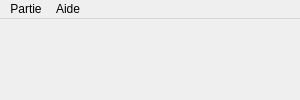
<?xml version="1.0" encoding="UTF-8"?>
<ui version="4.0">
 <class>PokerClientGui</class>
 <widget class="QMainWindow" name="PokerClientGui">
  <property name="geometry">
   <rect>
    <x>0</x>
    <y>0</y>
    <width>300</width>
    <height>100</height>
   </rect>
  </property>
  <property name="windowTitle">
   <string>Poker - Texas Hold'em</string>
  </property>
  <property name="windowIcon">
   <iconset resource="../images.qrc">
    <normaloff>:/img/logoPoker.png</normaloff>:/img/logoPoker.png</iconset>
  </property>
  <widget class="QWidget" name="centralWidget"/>
  <widget class="QMenuBar" name="menuBar">
   <property name="geometry">
    <rect>
     <x>0</x>
     <y>0</y>
     <width>300</width>
     <height>25</height>
    </rect>
   </property>
   <widget class="QMenu" name="menuPartie">
    <property name="title">
     <string>Partie</string>
    </property>
    <addaction name="actionConnexion"/>
    <addaction name="actionNouveauSalon"/>
    <addaction name="actionD_marrer"/>
    <addaction name="separator"/>
    <addaction name="actionDeconnexion"/>
    <addaction name="separator"/>
    <addaction name="actionQuitter"/>
    <addaction name="separator"/>
    <addaction name="actionApropos"/>
   </widget>
   <widget class="QMenu" name="menuAide">
    <property name="title">
     <string>Aide</string>
    </property>
    <addaction name="actionRegles"/>
    <addaction name="actionCombinaisons"/>
   </widget>
   <addaction name="menuPartie"/>
   <addaction name="menuAide"/>
  </widget>
  <action name="actionConnexion">
   <property name="text">
    <string>Connexion</string>
   </property>
   <property name="shortcut">
    <string/>
   </property>
  </action>
  <action name="actionDeconnexion">
   <property name="text">
    <string>Se déconnecter</string>
   </property>
  </action>
  <action name="actionQuitter">
   <property name="text">
    <string>Quitter</string>
   </property>
  </action>
  <action name="actionApropos">
   <property name="text">
    <string>A propos</string>
   </property>
  </action>
  <action name="actionRegles">
   <property name="text">
    <string>Règles</string>
   </property>
  </action>
  <action name="actionCombinaisons">
   <property name="text">
    <string>Combinaisons</string>
   </property>
  </action>
  <action name="actionNouveauSalon">
   <property name="text">
    <string>Nouveau salon</string>
   </property>
  </action>
  <action name="actionD_marrer">
   <property name="text">
    <string>Démarrer</string>
   </property>
  </action>
 </widget>
 <layoutdefault spacing="6" margin="11"/>
 <resources>
  <include location="../images.qrc"/>
 </resources>
 <connections/>
</ui>
